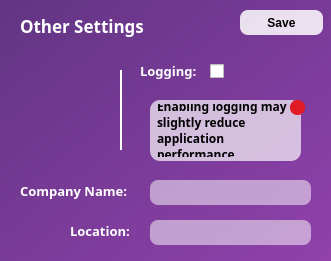
   <widget class="QFrame" name="frame_6">
    <property name="geometry">
     <rect>
      <x>870</x>
      <y>120</y>
      <width>331</width>
      <height>261</height>
     </rect>
    </property>
    <property name="styleSheet">
     <string notr="true">QFrame {
	background: qlineargradient(spread:pad, x1:0, y1:0, x2:1, y2:1, stop:0 rgba(97, 53, 131, 255), stop:1 rgba(145, 65, 172, 255));
	border-radius: 12px;
}</string>
    </property>
    <property name="frameShape">
     <enum>QFrame::StyledPanel</enum>
    </property>
    <property name="frameShadow">
     <enum>QFrame::Raised</enum>
    </property>
    <widget class="QLabel" name="label_21">
     <property name="geometry">
      <rect>
       <x>20</x>
       <y>0</y>
       <width>191</width>
       <height>51</height>
      </rect>
     </property>
     <property name="font">
      <font>
       <family>Sans Serif</family>
       <pointsize>13</pointsize>
       <weight>75</weight>
       <italic>false</italic>
       <bold>true</bold>
       <strikeout>false</strikeout>
       <kerning>true</kerning>
      </font>
     </property>
     <property name="styleSheet">
      <string notr="true">QLabel {
	text-align: center;
	background: transparent;
	color: white;
}</string>
     </property>
     <property name="text">
      <string>Other Settings</string>
     </property>
     <property name="textFormat">
      <enum>Qt::PlainText</enum>
     </property>
    </widget>
    <widget class="QLabel" name="label_22">
     <property name="geometry">
      <rect>
       <x>20</x>
       <y>180</y>
       <width>121</width>
       <height>21</height>
      </rect>
     </property>
     <property name="font">
      <font>
       <family>Sans Serif</family>
       <pointsize>10</pointsize>
       <weight>75</weight>
       <italic>false</italic>
       <bold>true</bold>
       <strikeout>false</strikeout>
       <kerning>true</kerning>
      </font>
     </property>
     <property name="styleSheet">
      <string notr="true">QLabel {
	text-align: center;
	background: transparent;
	color: white;
}</string>
     </property>
     <property name="text">
      <string>Company Name:</string>
     </property>
     <property name="textFormat">
      <enum>Qt::PlainText</enum>
     </property>
    </widget>
    <widget class="QLineEdit" name="et_companyName">
     <property name="geometry">
      <rect>
       <x>150</x>
       <y>180</y>
       <width>161</width>
       <height>25</height>
      </rect>
     </property>
     <property name="styleSheet">
      <string notr="true">QLineEdit {
	background: rgba(255, 255, 255, 130);
	border-radius: 8px;
	padding: 5px;
}</string>
     </property>
    </widget>
    <widget class="QLineEdit" name="et_location">
     <property name="geometry">
      <rect>
       <x>150</x>
       <y>220</y>
       <width>161</width>
       <height>25</height>
      </rect>
     </property>
     <property name="styleSheet">
      <string notr="true">QLineEdit {
	background: rgba(255, 255, 255, 130);
	border-radius: 8px;
	padding: 5px;
}</string>
     </property>
    </widget>
    <widget class="QLabel" name="label_23">
     <property name="geometry">
      <rect>
       <x>70</x>
       <y>220</y>
       <width>81</width>
       <height>21</height>
      </rect>
     </property>
     <property name="font">
      <font>
       <family>Sans Serif</family>
       <pointsize>10</pointsize>
       <weight>75</weight>
       <italic>false</italic>
       <bold>true</bold>
       <strikeout>false</strikeout>
       <kerning>true</kerning>
      </font>
     </property>
     <property name="styleSheet">
      <string notr="true">QLabel {
	text-align: center;
	background: transparent;
	color: white;
}</string>
     </property>
     <property name="text">
      <string>Location:</string>
     </property>
     <property name="textFormat">
      <enum>Qt::PlainText</enum>
     </property>
    </widget>
    <widget class="QFrame" name="frame_7">
     <property name="geometry">
      <rect>
       <x>120</x>
       <y>70</y>
       <width>2</width>
       <height>80</height>
      </rect>
     </property>
     <property name="styleSheet">
      <string notr="true">QFrame {
	background: white;
}</string>
     </property>
     <property name="frameShape">
      <enum>QFrame::StyledPanel</enum>
     </property>
     <property name="frameShadow">
      <enum>QFrame::Raised</enum>
     </property>
    </widget>
    <widget class="QLabel" name="lbl_iconOtherSettings">
     <property name="geometry">
      <rect>
       <x>30</x>
       <y>80</y>
       <width>62</width>
       <height>62</height>
      </rect>
     </property>
     <property name="styleSheet">
      <string notr="true">QLabel {
	background: transparent;
}</string>
     </property>
     <property name="pixmap">
      <pixmap>../../Downloads/settings.png</pixmap>
     </property>
     <property name="scaledContents">
      <bool>true</bool>
     </property>
    </widget>
    <widget class="QPushButton" name="btn_saveOtherSettings">
     <property name="geometry">
      <rect>
       <x>240</x>
       <y>10</y>
       <width>83</width>
       <height>25</height>
      </rect>
     </property>
     <property name="cursor">
      <cursorShape>PointingHandCursor</cursorShape>
     </property>
     <property name="styleSheet">
      <string notr="true">QPushButton {
	background: rgba(255, 255, 255, 215);
	border-radius: 8px;
	font-weight: bold;
}</string>
     </property>
     <property name="text">
      <string>Save</string>
     </property>
    </widget>
    <widget class="QLabel" name="label_24">
     <property name="geometry">
      <rect>
       <x>140</x>
       <y>60</y>
       <width>121</width>
       <height>21</height>
      </rect>
     </property>
     <property name="font">
      <font>
       <family>Sans Serif</family>
       <pointsize>10</pointsize>
       <weight>75</weight>
       <italic>false</italic>
       <bold>true</bold>
       <strikeout>false</strikeout>
       <kerning>true</kerning>
      </font>
     </property>
     <property name="styleSheet">
      <string notr="true">QLabel {
	text-align: center;
	background: transparent;
	color: white;
}</string>
     </property>
     <property name="text">
      <string>Logging:</string>
     </property>
     <property name="textFormat">
      <enum>Qt::PlainText</enum>
     </property>
    </widget>
    <widget class="QLabel" name="label">
     <property name="geometry">
      <rect>
       <x>150</x>
       <y>100</y>
       <width>151</width>
       <height>61</height>
      </rect>
     </property>
     <property name="font">
      <font>
       <family>Sans Serif</family>
       <weight>75</weight>
       <bold>true</bold>
      </font>
     </property>
     <property name="acceptDrops">
      <bool>false</bool>
     </property>
     <property name="styleSheet">
      <string notr="true">QLabel {
	background: rgba(255, 255, 255, 171);
	border-radius: 10px;
	padding: 4px;
}</string>
     </property>
     <property name="lineWidth">
      <number>6</number>
     </property>
     <property name="text">
      <string>Enabling logging may slightly reduce application performance.</string>
     </property>
     <property name="wordWrap">
      <bool>true</bool>
     </property>
    </widget>
    <widget class="QFrame" name="frame_2">
     <property name="geometry">
      <rect>
       <x>290</x>
       <y>100</y>
       <width>15</width>
       <height>15</height>
      </rect>
     </property>
     <property name="styleSheet">
      <string notr="true">QFrame {
	background: rgb(224, 27, 36);
	border-radius: 7px;
	padding 12px;
}</string>
     </property>
     <property name="frameShape">
      <enum>QFrame::StyledPanel</enum>
     </property>
     <property name="frameShadow">
      <enum>QFrame::Raised</enum>
     </property>
    </widget>
    <widget class="QCheckBox" name="cb_logging">
     <property name="geometry">
      <rect>
       <x>210</x>
       <y>60</y>
       <width>16</width>
       <height>23</height>
      </rect>
     </property>
    </widget>
   </widget>
